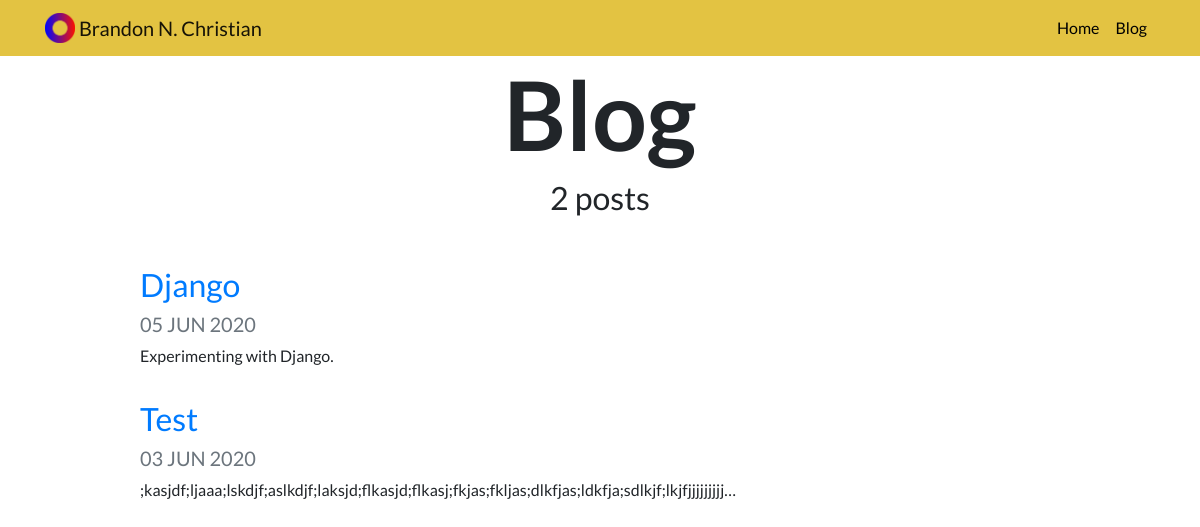
Screenshot of /blog/ with the database file from the repository.
### blog/models.py (models this page shows, shortened)
class Blog(models.Model):
    title = models.CharField(max_length=200)
    description = models.TextField()
    date = models.DateField()

### blog/views.py (the view)
# urls.py: path('', views.all_blogs, name='all_blogs'),
def all_blogs(request):
    blogs = Blog.objects.order_by('-date')
    return render(request, 'blog/all_blogs.html', {'blogs':blogs})

### blog/templates/blog/all_blogs.html
{% extends 'portfolio/base.html' %}
{% load static %}
{% block content %}
<h1 id="blogtitle" class="font-weight-bold text-center">Blog</h1>
<h2 class="text-center mb-5">{{ blogs.count}} post{{ blogs.count|pluralize }}</h2>
{% for blog in blogs %}
<div class="row justify-content-center my-3">
  <div class="col-md-10">
    <a href="{% url 'blog:detail' blog.id %}">
      <h2>{{ blog.title }}</h2>
    </a>
    <h5 class="text-muted">{{ blog.date|date:'d M Y'|upper}}</h5>
    <p>{{ blog.description|truncatechars:100 }}</p>
  </div>
</div>
{% endfor %}
{% endblock %}

### portfolio/static/portfolio/custom.css (style rules this page uses)
body { font-family: 'Lato', sans-serif; }
#blogtitle { font-size: 6rem; }

### rows the page displays
Blog: title "Django", date "05 JUN 2020", description "Experimenting with Django."
Blog: title "Test", date "03 JUN 2020", description ";kasjdf;ljaaa;lskdjf;aslkdjf;laksjd;flkasjd;flkasj;fkjas;fkljas;dlkfjas;ldkfja;sdlkjf;lkjfjjjjjjjjj…"

### other values shown
{{ blogs.count }} "2"
